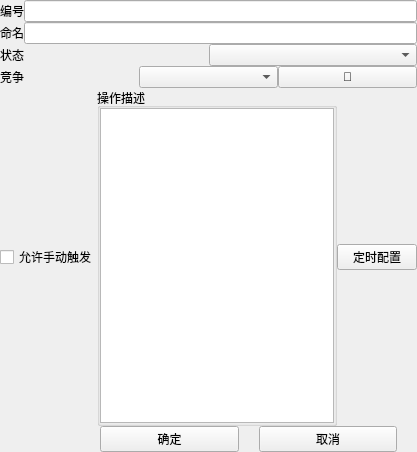
<?xml version="1.0" encoding="UTF-8"?>
<ui version="4.0">
 <class>OtherOCACEditBasic</class>
 <widget class="QWidget" name="OtherOCACEditBasic">
  <property name="geometry">
   <rect>
    <x>0</x>
    <y>0</y>
    <width>417</width>
    <height>452</height>
   </rect>
  </property>
  <property name="windowTitle">
   <string>Form</string>
  </property>
  <layout class="QVBoxLayout" name="verticalLayout" stretch="2,2,2,2,4,2">
   <property name="spacing">
    <number>0</number>
   </property>
   <property name="leftMargin">
    <number>0</number>
   </property>
   <property name="topMargin">
    <number>0</number>
   </property>
   <property name="rightMargin">
    <number>0</number>
   </property>
   <property name="bottomMargin">
    <number>0</number>
   </property>
   <item>
    <layout class="QHBoxLayout" name="horizontalLayout">
     <item>
      <widget class="QLabel" name="label">
       <property name="text">
        <string>编号</string>
       </property>
      </widget>
     </item>
     <item>
      <widget class="QLineEdit" name="lineEdit"/>
     </item>
    </layout>
   </item>
   <item>
    <layout class="QHBoxLayout" name="horizontalLayout_2">
     <item>
      <widget class="QLabel" name="label_2">
       <property name="text">
        <string>命名</string>
       </property>
      </widget>
     </item>
     <item>
      <widget class="QLineEdit" name="lineEdit_2"/>
     </item>
    </layout>
   </item>
   <item>
    <layout class="QHBoxLayout" name="horizontalLayout_3">
     <item>
      <widget class="QLabel" name="label_3">
       <property name="text">
        <string>状态</string>
       </property>
      </widget>
     </item>
     <item>
      <widget class="QComboBox" name="comboBox"/>
     </item>
    </layout>
   </item>
   <item>
    <layout class="QHBoxLayout" name="horizontalLayout_4">
     <item>
      <widget class="QLabel" name="label_4">
       <property name="text">
        <string>竞争</string>
       </property>
      </widget>
     </item>
     <item>
      <widget class="QComboBox" name="comboBox_2"/>
     </item>
     <item>
      <widget class="QPushButton" name="pushButton">
       <property name="text">
        <string>📒</string>
       </property>
      </widget>
     </item>
    </layout>
   </item>
   <item>
    <layout class="QHBoxLayout" name="horizontalLayout_5">
     <item>
      <widget class="QCheckBox" name="checkBox">
       <property name="text">
        <string>允许手动触发</string>
       </property>
      </widget>
     </item>
     <item>
      <widget class="QGroupBox" name="groupBox">
       <property name="title">
        <string>操作描述</string>
       </property>
       <layout class="QVBoxLayout" name="verticalLayout_2">
        <property name="spacing">
         <number>0</number>
        </property>
        <property name="leftMargin">
         <number>0</number>
        </property>
        <property name="topMargin">
         <number>0</number>
        </property>
        <property name="rightMargin">
         <number>0</number>
        </property>
        <property name="bottomMargin">
         <number>0</number>
        </property>
        <item>
         <widget class="QTextEdit" name="textEdit"/>
        </item>
       </layout>
      </widget>
     </item>
     <item>
      <widget class="QPushButton" name="pushButton_2">
       <property name="text">
        <string>定时配置</string>
       </property>
      </widget>
     </item>
    </layout>
   </item>
   <item>
    <layout class="QHBoxLayout" name="horizontalLayout_6">
     <property name="spacing">
      <number>20</number>
     </property>
     <property name="leftMargin">
      <number>100</number>
     </property>
     <property name="rightMargin">
      <number>20</number>
     </property>
     <item>
      <widget class="QPushButton" name="pushButton_3">
       <property name="text">
        <string>确定</string>
       </property>
      </widget>
     </item>
     <item>
      <widget class="QPushButton" name="pushButton_4">
       <property name="text">
        <string>取消</string>
       </property>
      </widget>
     </item>
    </layout>
   </item>
  </layout>
 </widget>
 <resources/>
 <connections/>
</ui>
